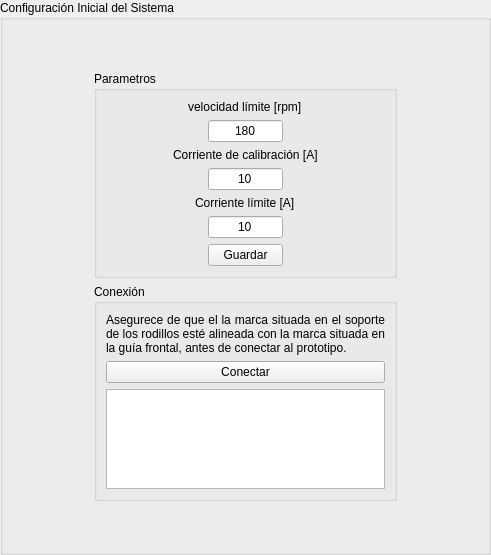
                      <widget class="QGroupBox" name="groupBox">
                       <property name="sizePolicy">
                        <sizepolicy hsizetype="Expanding" vsizetype="Preferred">
                         <horstretch>0</horstretch>
                         <verstretch>0</verstretch>
                        </sizepolicy>
                       </property>
                       <property name="maximumSize">
                        <size>
                         <width>16777215</width>
                         <height>16777215</height>
                        </size>
                       </property>
                       <property name="title">
                        <string>Configuración Inicial del Sistema</string>
                       </property>
                       <layout class="QGridLayout" name="gridLayout_3">
                        <item row="1" column="1">
                         <widget class="QGroupBox" name="groupBox_8">
                          <property name="title">
                           <string>Parametros</string>
                          </property>
                          <layout class="QGridLayout" name="gridLayout_11">
                           <item row="3" column="0" colspan="2" alignment="Qt::AlignHCenter">
                            <widget class="QLabel" name="label_7">
                             <property name="text">
                              <string>Corriente de calibración [A]</string>
                             </property>
                            </widget>
                           </item>
                           <item row="6" column="0" colspan="2" alignment="Qt::AlignHCenter">
                            <widget class="QLabel" name="label_2">
                             <property name="text">
                              <string>Corriente límite [A]</string>
                             </property>
                            </widget>
                           </item>
                           <item row="2" column="0" colspan="2" alignment="Qt::AlignHCenter">
                            <widget class="QLineEdit" name="lineEdit">
                             <property name="sizePolicy">
                              <sizepolicy hsizetype="Fixed" vsizetype="Fixed">
                               <horstretch>0</horstretch>
                               <verstretch>0</verstretch>
                              </sizepolicy>
                             </property>
                             <property name="maximumSize">
                              <size>
                               <width>75</width>
                               <height>75</height>
                              </size>
                             </property>
                             <property name="text">
                              <string>180</string>
                             </property>
                             <property name="alignment">
                              <set>Qt::AlignCenter</set>
                             </property>
                            </widget>
                           </item>
                           <item row="0" column="0" colspan="2" alignment="Qt::AlignHCenter">
                            <widget class="QLabel" name="label">
                             <property name="text">
                              <string>velocidad límite [rpm]</string>
                             </property>
                            </widget>
                           </item>
                           <item row="7" column="0" colspan="2" alignment="Qt::AlignHCenter">
                            <widget class="QLineEdit" name="lineEdit_2">
                             <property name="sizePolicy">
                              <sizepolicy hsizetype="Fixed" vsizetype="Fixed">
                               <horstretch>0</horstretch>
                               <verstretch>0</verstretch>
                              </sizepolicy>
                             </property>
                             <property name="maximumSize">
                              <size>
                               <width>75</width>
                               <height>16777215</height>
                              </size>
                             </property>
                             <property name="text">
                              <string>10</string>
                             </property>
                             <property name="alignment">
                              <set>Qt::AlignCenter</set>
                             </property>
                            </widget>
                           </item>
                           <item row="4" column="0" colspan="2" alignment="Qt::AlignHCenter">
                            <widget class="QLineEdit" name="lineEdit_4">
                             <property name="sizePolicy">
                              <sizepolicy hsizetype="Fixed" vsizetype="Fixed">
                               <horstretch>0</horstretch>
                               <verstretch>0</verstretch>
                              </sizepolicy>
                             </property>
                             <property name="maximumSize">
                              <size>
                               <width>75</width>
                               <height>16777215</height>
                              </size>
                             </property>
                             <property name="text">
                              <string>10</string>
                             </property>
                             <property name="alignment">
                              <set>Qt::AlignCenter</set>
                             </property>
                            </widget>
                           </item>
                           <item row="8" column="0" colspan="2" alignment="Qt::AlignHCenter">
                            <widget class="QPushButton" name="pushButton_8">
                             <property name="sizePolicy">
                              <sizepolicy hsizetype="Fixed" vsizetype="Fixed">
                               <horstretch>0</horstretch>
                               <verstretch>0</verstretch>
                              </sizepolicy>
                             </property>
                             <property name="maximumSize">
                              <size>
                               <width>75</width>
                               <height>16777215</height>
                              </size>
                             </property>
                             <property name="text">
                              <string>Guardar</string>
                             </property>
                            </widget>
                           </item>
                          </layout>
                         </widget>
                        </item>
                        <item row="1" column="2">
                         <spacer name="horizontalSpacer_3">
                          <property name="orientation">
                           <enum>Qt::Horizontal</enum>
                          </property>
                          <property name="sizeType">
                           <enum>QSizePolicy::Fixed</enum>
                          </property>
                          <property name="sizeHint" stdset="0">
                           <size>
                            <width>80</width>
                            <height>20</height>
                           </size>
                          </property>
                         </spacer>
                        </item>
                        <item row="3" column="1">
                         <spacer name="verticalSpacer_3">
                          <property name="orientation">
                           <enum>Qt::Vertical</enum>
                          </property>
                          <property name="sizeHint" stdset="0">
                           <size>
                            <width>20</width>
                            <height>40</height>
                           </size>
                          </property>
                         </spacer>
                        </item>
                        <item row="0" column="1">
                         <spacer name="verticalSpacer_8">
                          <property name="orientation">
                           <enum>Qt::Vertical</enum>
                          </property>
                          <property name="sizeHint" stdset="0">
                           <size>
                            <width>20</width>
                            <height>40</height>
                           </size>
                          </property>
                         </spacer>
                        </item>
                        <item row="1" column="0">
                         <spacer name="horizontalSpacer">
                          <property name="orientation">
                           <enum>Qt::Horizontal</enum>
                          </property>
                          <property name="sizeType">
                           <enum>QSizePolicy::Fixed</enum>
                          </property>
                          <property name="sizeHint" stdset="0">
                           <size>
                            <width>80</width>
                            <height>20</height>
                           </size>
                          </property>
                         </spacer>
                        </item>
                        <item row="2" column="1">
                         <widget class="QGroupBox" name="groupBox_7">
                          <property name="title">
                           <string>Conexión</string>
                          </property>
                          <layout class="QGridLayout" name="gridLayout_12">
                           <item row="0" column="0" colspan="2">
                            <widget class="QLabel" name="label_93">
                             <property name="text">
                              <string>Asegurece de que el la marca situada en el soporte de los rodillos esté alineada con la marca situada en la guía frontal, antes de conectar al prototipo.</string>
                             </property>
                             <property name="scaledContents">
                              <bool>false</bool>
                             </property>
                             <property name="alignment">
                              <set>Qt::AlignJustify|Qt::AlignVCenter</set>
                             </property>
                             <property name="wordWrap">
                              <bool>true</bool>
                             </property>
                            </widget>
                           </item>
                           <item row="5" column="0" colspan="2">
                            <widget class="QPlainTextEdit" name="plainTextEdit_6">
                             <property name="sizePolicy">
                              <sizepolicy hsizetype="Fixed" vsizetype="Fixed">
                               <horstretch>0</horstretch>
                               <verstretch>0</verstretch>
                              </sizepolicy>
                             </property>
                             <property name="maximumSize">
                              <size>
                               <width>300</width>
                               <height>100</height>
                              </size>
                             </property>
                            </widget>
                           </item>
                           <item row="1" column="0" colspan="2">
                            <widget class="QPushButton" name="pushButton_6">
                             <property name="sizePolicy">
                              <sizepolicy hsizetype="Expanding" vsizetype="Fixed">
                               <horstretch>0</horstretch>
                               <verstretch>0</verstretch>
                              </sizepolicy>
                             </property>
                             <property name="maximumSize">
                              <size>
                               <width>300</width>
                               <height>16777215</height>
                              </size>
                             </property>
                             <property name="text">
                              <string>Conectar</string>
                             </property>
                            </widget>
                           </item>
                          </layout>
                         </widget>
                        </item>
                       </layout>
                      </widget>
